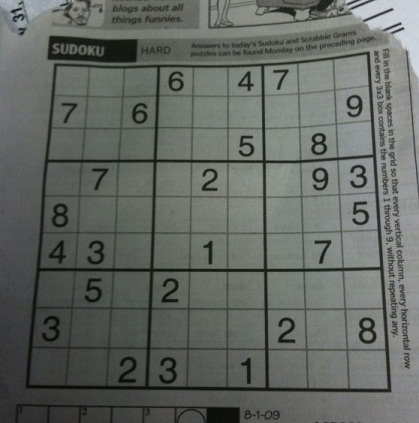
#> input picture Image-Processing-Lab-04-Huy/sudoku.png, 419 x 423 px
$ python main.py
#> lines starting #> are read from the running program, lines starting #| are printed output that depends on the picture; after the words box and inside, x2 and y2 are one past the last pixel; in counts of white or black regions, pixels touching at a corner belong together
### Image-Processing-Lab-04-Huy/Exercise01.py
# Using thresholding techniques to convert
# the grayscale image into a binary image.
import cv2 as cv

def sudoku_adaptive(sudoku_img):
    """
        Do convert sudoku grayscale image
        to binary image
    """
    thresh_mean = cv.adaptiveThreshold(sudoku_img, 255, cv.ADAPTIVE_THRESH_MEAN_C, cv.THRESH_BINARY, 3, 5)
    # thresh_gauss = cv.adaptiveThreshold(sudoku_img, 255, cv.ADAPTIVE_THRESH_GAUSSIAN_C, cv.THRESH_BINARY, 150, 5)

    cv.imwrite('Output/binary_sudoku_mean.png', thresh_mean)
    # cv.imwrite('Output/adaptive_binary_sudoku.png', thresh_gauss)

def sudoku_otsu(sudoku_img):
    """
        Do convert sudoku grayscale image
        to binary image using otsu thresh
    """
    # otsu apply
    otsu_thresh = cv.threshold(sudoku_img, 0, 255, cv.THRESH_BINARY + cv.THRESH_OTSU)[1]

    cv.imwrite('Output/otsu_binary_sudoku.png', otsu_thresh)

### Image-Processing-Lab-04-Huy/Exercise02.py
# Using morphological operations and contour to draw rectangles surrounding each number (bounding boxes).
# [x] (1) Convert to binary image (mask of numbers) using thresholding techniques
# [x] (2) Using dilation/closing to connect digits of each numbers (choose a suitable kernel in size)
# [x] (3) Find contours and bounding boxes (using methods in Contour features: boundingRect)

import cv2 as cv
import numpy as np

def exercise02(image):
    # read image
    numbers_img = image

    # convert image to grayscale
    gray_numbers = cv.cvtColor(numbers_img, cv.COLOR_BGR2GRAY)

    # emphasize all numbers
    numbers_mask = cv.threshold(gray_numbers, 0, 255, cv.THRESH_TRIANGLE)[1]
    cv.imshow("All numbers from image", numbers_mask)

    # connect digits to make it a whole number
    kernel = np.ones((7, 7), np.uint8)
    dilation = cv.dilate(numbers_mask, kernel, iterations = 1)
    closing = cv.morphologyEx(dilation, cv.MORPH_CLOSE, kernel)

    # getting contours
    contours, hierarchy = cv.findContours(
        closing, cv.RETR_TREE, cv.CHAIN_APPROX_SIMPLE)

    numbers_contours = cv.drawContours(
        numbers_img, contours, -1, (0, 255, 0), 1, cv.LINE_AA)

    print(str(len(contours)))

    for c in contours:
        x, y, w, h = cv.boundingRect(c)

        # Make sure contour area is large enough
        if (cv.contourArea(c)) > 10:
            cv.rectangle(numbers_contours, (x, y), (x+w, y+h), (255, 0, 0), 2)

    cv.imshow('All contours with bounding box', numbers_contours)
    cv.waitKey(0)
    cv.destroyAllWindows()

    cv.waitKey()

    # write final image to Output
    cv.imwrite("Output/exercise02.png", numbers_contours)

### Image-Processing-Lab-04-Huy/main.py
from Exercise01 import sudoku_adaptive, sudoku_otsu
from Exercise02 import exercise02
from Exercise03 import exercise03

import cv2 as cv

# read image in grayscale mode sudoku image
sudoku_img = cv.imread('sudoku.png', cv.IMREAD_GRAYSCALE)
#> sudoku_img: shape (423, 419); min 5, max 218, mean 101.9

# read exercise 02 image
numbers_img = cv.imread('numbers.png')

# read exercise 03 image
xskt = cv.imread('xskt.png')
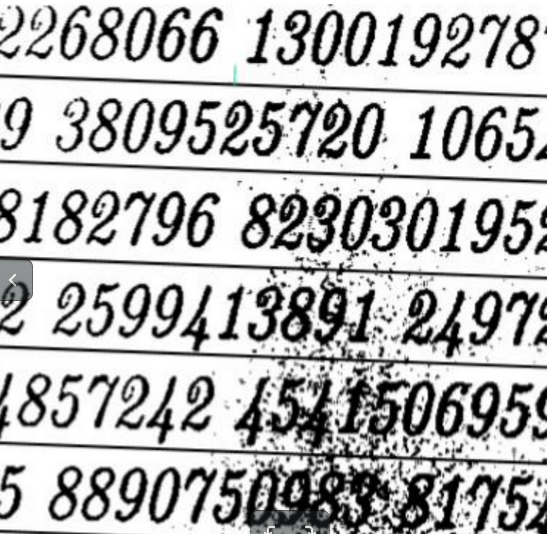
#> input picture Image-Processing-Lab-04-Huy/xskt.png, 548 x 534 px
#> xskt is the input picture: shape (534, 548, 3); mean B, G, R 180.3, 180.3, 180.2

# Exercise 01
sudoku_adaptive(sudoku_img)
#> in sudoku_adaptive, `thresh_mean = cv.adaptiveThreshold(sudoku_img, 255, cv.ADAPTIVE_THRESH..`:
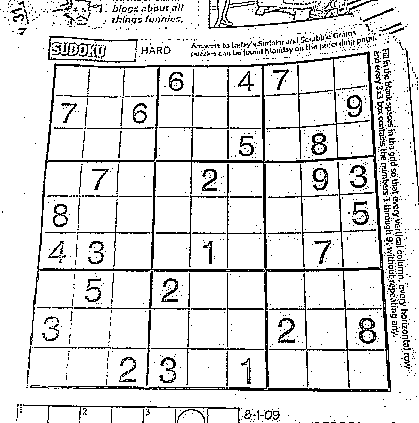
#> thresh_mean: shape (423, 419); 88.1% white; black in thin lines or dots
sudoku_otsu(sudoku_img)
#> in sudoku_otsu, `otsu_thresh = cv.threshold(sudoku_img, 0, 255, cv.THRESH_BINARY + cv.T..`:
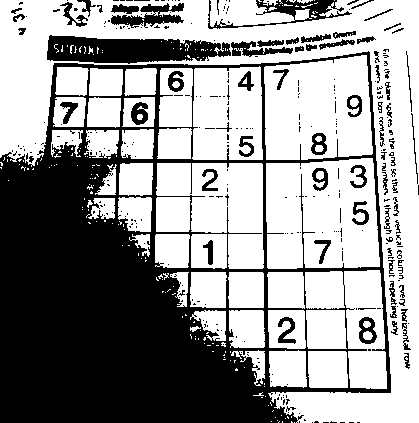
#> otsu_thresh: shape (423, 419); 59.5% white; 336 black regions (260 under 20 px), largest, box (x1, y1, x2, y2) and area: (0, 51, 391, 423) 58753, (47, 35, 231, 64) 3751, (208, 0, 352, 29) 1133

# Exercise 02
#> (the run stopped early here; a loop or call above may not have finished)
